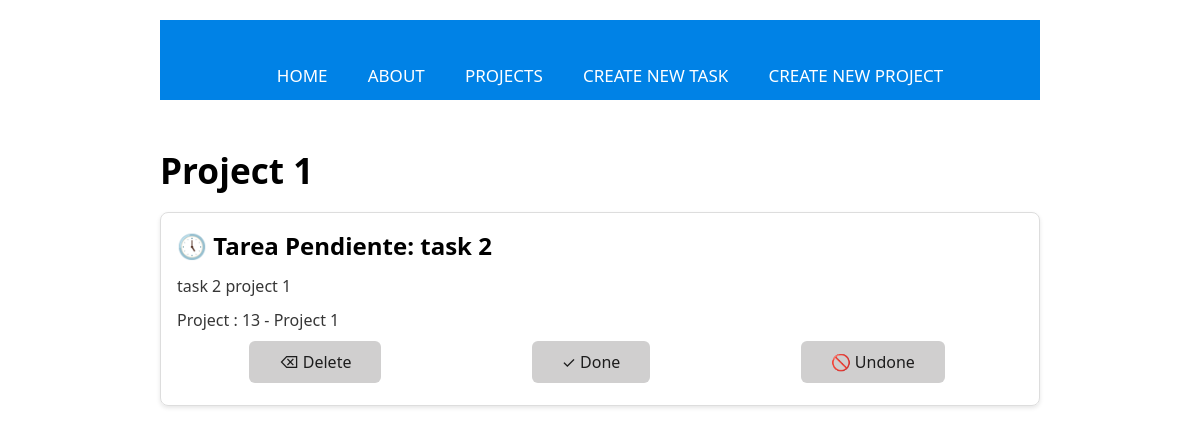
Page /projects/13 on the committed database.
### myapp/models.py (models this page shows, shortened)
class Project(models.Model):
    name = models.CharField(max_length=200)
    def __str__(self):
        return self.name

class Task(models.Model):
    title = models.CharField(max_length=200)
    description = models.TextField()
    project = models.ForeignKey(Project, on_delete=models.CASCADE)
    done = models.BooleanField(default=False)

### myapp/views.py (the view)
# urls.py: path("projects/<int:id>", views.project_detail, name="project_detail"),
def project_detail(request, id):
    project = get_object_or_404(Project, id=id)
    tasks = Task.objects.filter(project_id=id)
    return render(
        request, "projects/detail.html", {"project": project, "task_list": tasks}
    )

### myapp/templates/projects/detail.html (shortened to what this page needs)
{% extends 'layouts/base.html' %}
{% block content %}
  <h1>{{ project.name }}</h1>
  {% for task in task_list %}
    <article>
      {% if task.done is False%}
        <h1>🕔 Tarea Pendiente: {{task.title}}</h1>
      {% else %}
        <h1>✅ Tarea Realizada: {{task.title}}</h1>
      {% endif %}
      <p>{{task.description}}</p>
      <p>Project : {{task.project.id}} - {{task.project}}</p>
      <div class="taskButtons">
      <form method="delete" action="{% url 'delete_task' task.id project.id %}">
        <button type="submit">⌫ Delete</button>
      </form>
      <form method="post" action="{% url 'mark_done_task' task.id project.id %}">
        <button type="submit">✓ Done</button>
      </form>
      <form method="post" action="{% url 'mark_undone_task' task.id project.id %}">
        <button type="submit">🚫 Undone</button>
      </form>
      </div>
    </article>
  {% endfor %}
{% endblock%}

### myapp/static/styles/main.css (style rules this page uses)
:root { --background-body: #fff; --background: #efefef; --background-alt: #f7f7f7; --selection: #9e9e9e; --text-main: #363636; --text-bright: #000; --text-muted: #70777f; --links: #0076d1; --focus: #0096bfab; --border: #dbdbdb; --code: #000; --animation-duration: 0.1s; --button-base: #d0cfcf; --button-hover: #9b9b9b; --scrollbar-thumb: rgb(170, 170, 170); --scrollbar-thumb-hover: var(--button-hover); --form-placeholder: #949494; --form-text: #1d1d1d; --variable: #39a33c; --highlight: #ff0; }
html { scrollbar-color: rgb(170, 170, 170) #fff; scrollbar-color: var(--scrollbar-thumb) var(--background-body); scrollbar-width: thin; }
button { transition: background-color 0.1s linear, border-color 0.1s linear, color 0.1s linear, box-shadow 0.1s linear, transform 0.1s ease; transition: background-color var(--animation-duration) linear, border-color var(--animation-duration) linear, color var(--animation-duration) linear, box-shadow var(--animation-duration) linear, transform var(--animation-duration) ease; }
.taskButtons { display: flex; flex-direction: row; justify-content: space-around; }
article { background: f7f7f7; border: 1px solid #ddd; border-radius: 8px; box-shadow: 0 2px 4px rgba(0, 0, 0, 0.1); padding: 16px; margin: 16px 0; }
article h1 { margin-top: 0; font-size: 1.5em; }
article p { margin: 8px 0; line-height: 1.6; }
h1 { font-size: 2.2em; margin-top: 0; }
h1, h2, h3, h4, h5, h6 { margin-bottom: 12px; margin-top: 24px; }
h1 { color: #000; color: var(--text-bright); }
h1, h2, h3, h4, h5, h6, b, strong, th { font-weight: 600; }
button, select, input[type='submit'], input[type='reset'], input[type='button'], input[type='checkbox'], input[type='range'], input[type='radio'] { cursor: pointer; }
button { color: #1d1d1d; color: var(--form-text); background-color: #efefef; background-color: var(--background); font-family: inherit; font-size: inherit; margin-right: 6px; margin-bottom: 6px; padding: 10px; border: none; border-radius: 6px; outline: none; }
button { background-color: #d0cfcf; background-color: var(--button-base); padding-right: 30px; padding-left: 30px; }
input:not([type='checkbox']):not([type='radio']), input[type='range'], select, button, textarea { -webkit-appearance: none; }
::placeholder { color: #949494; color: var(--form-placeholder); }

### rows in the picture
Project: name "Project 1"
Task: title "task 2", description "task 2 project 1", project.id "13", project "Project 1"
